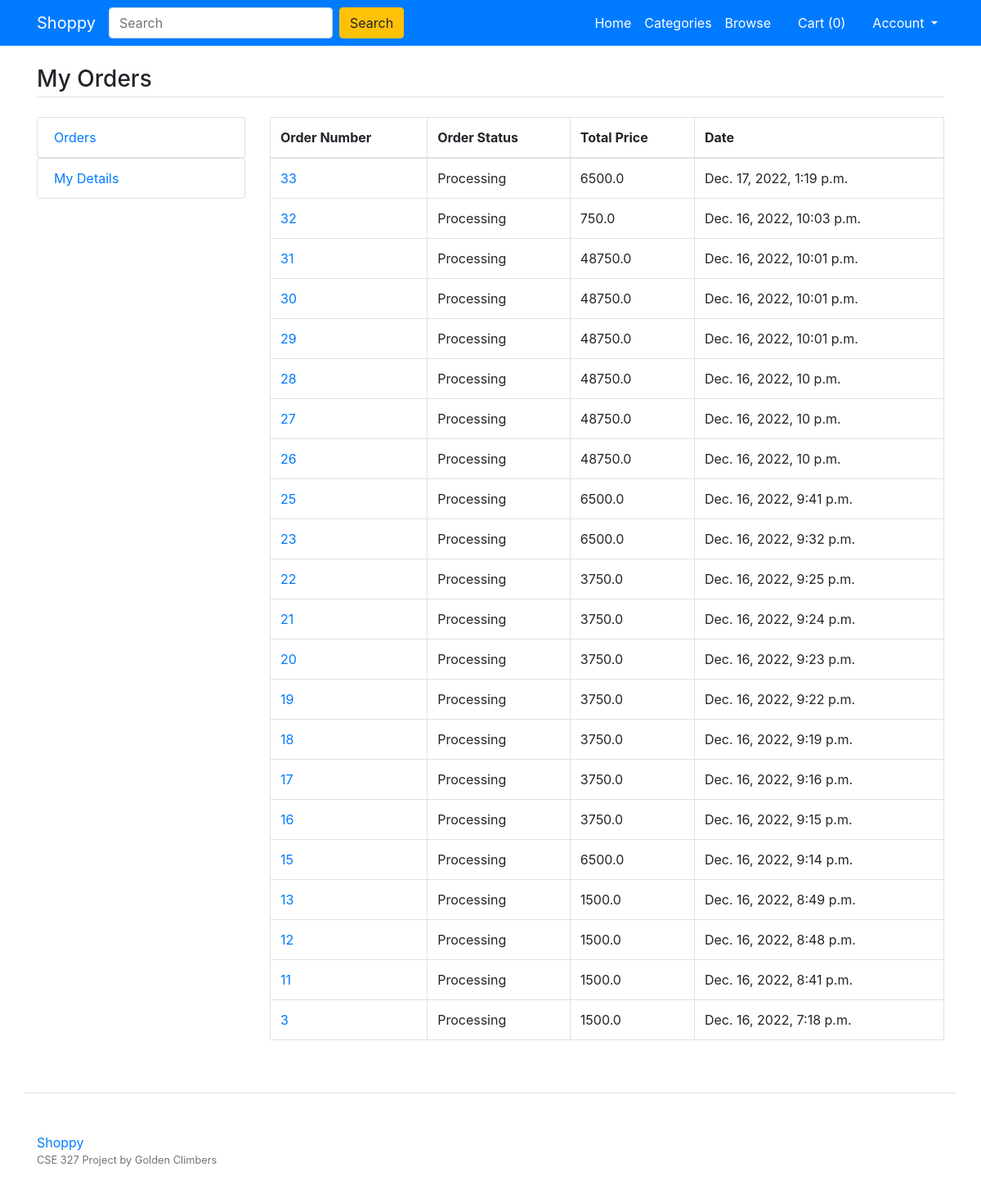
The page /orders (signed in) on the database its author committed.
### main/models.py (models this page shows)
class Order(models.Model):
  user=models.ForeignKey(User, on_delete=models.CASCADE)
  totalAmount=models.FloatField()
  orderStatus=models.CharField(max_length=100,choices=status_choice, default='Processing')
  orderDate=models.DateTimeField(auto_now_add=True)
  class Meta:
    verbose_name_plural='Orders'

### main/views.py (the view)
# urls.py: path('orders', views.orders, name='orders'),
def orders(request):
  orders=Order.objects.filter(user=request.user).order_by('-id')
  return render(request, 'orders.html', {'orders':orders})

### main/templates/orders.html
{% extends 'base.html' %}
{% load static %}
{% block content %}
<main class="container my-4">
	<h3 class="my-4 border-bottom pb-1">My Orders</h3>
	<div class="row">
		<div class="col-md-3">
			<div class="list-group">
				<a href="/orders" class="list-group-item">Orders</a>
			</div>
      {% if user.is_superuser %}
			{% else %}
			<div class="list-group">
				<a href="/userdetails" class="list-group-item">My Details</a>
			</div>
			{% endif %}
		</div>
		<div class="col-md-9">
      <div class="table-responsive">
        <table class="table-bordered table">
          <thead>
            <tr>
              <th>Order Number</th>
              <th>Order Status</th>
              <th>Total Price</th>
              <th>Date</th>
            </tr>
          </thead>
          <tbody>
            {% for order in orders %}
            <tr>
              <td><a href="/orderitems/{{order.id}}">{{order.id}}</a></td>
              <td>{{order.orderStatus}}</td>
              <td>{{order.totalAmount}}</td>
              <td>{{order.orderDate}}</td>
            </tr>
            {% endfor %}
          </tbody>
        </table>
      </div>
		</div>
	</div>
</main>
{% endblock %}

### main/templates/base.html (shortened to what this page needs)
{% load static %}
<!DOCTYPE html>
<html>
<head>
	<link rel="stylesheet" type="text/css" href="{% static 'fontawesome-free/css/all.min.css' %}" />
	<link rel="stylesheet" type="text/css" href="{% static 'bs4/bootstrap.min.css' %}" />
</head>
<body>
  <nav class="navbar navbar-expand-lg navbar-dark bg-primary">
		<div class="container">
		  <a class="navbar-brand" href="/homepage">Shoppy</a>
		  <div class="collapse navbar-collapse" id="navbarNav">
        <form class="form-inline my-2 my-lg-0" action="/search">
          <input name="q" class="form-control mr-sm-2" type="search" placeholder="Search" aria-label="Search">
          <button class="btn btn-warning my-2 my-sm-0" type="submit">Search</button>
        </form>
		    <ul class="navbar-nav ml-auto">
		      <li class="nav-item">
		        <a class="nav-link text-white" href="/homepage">Home</a>
		      </li>
          <li class="nav-item">
		        <a class="nav-link text-white" href="/categories">Categories</a>
		      </li>
		      <li class="nav-item">
		        <a class="nav-link text-white" href="/browse">Browse</a>
		      </li>
          {% if user.is_superuser %}
          {% else %}
		      <li class="nav-item">
		        <a class="nav-link text-white" href="/cart"><i class="fa fa-shopping-cart"></i> Cart (<span class="cart-icon">{{request.session.cartdata | length}}</span>)</a>
		      </li>
          {% endif %}
          <li class="nav-item dropdown">
            <a class="nav-link text-white dropdown-toggle" href="#" role="button" data-toggle="dropdown" aria-expanded="false">
              <i class="fa fa-user"></i> Account
            </a>
          </li>
		    </ul>
		  </div>
		</div>
	</nav>
  {% block content %}
  {% endblock %}
  <footer class="pt-4 my-md-5 pt-md-5 border-top container">
    <div class="row">
      <div class="col-12 col-md">
        <a href="/homepage">Shoppy</a>
        <small class="d-block mb-3 text-muted">CSE 327 Project by Golden Climbers</small>
      </div>
    </div>
  </footer>
</body>
</html>

### rows shown on the page
Order: id "33", orderStatus "Processing", totalAmount "6500.0", orderDate "Dec. 17, 2022, 1:19 p.m."
Order: id "32", orderStatus "Processing", totalAmount "750.0", orderDate "Dec. 16, 2022, 10:03 p.m."
Order: id "31", orderStatus "Processing", totalAmount "48750.0", orderDate "Dec. 16, 2022, 10:01 p.m."
Order: id "30", orderStatus "Processing", totalAmount "48750.0", orderDate "Dec. 16, 2022, 10:01 p.m."
Order: id "29", orderStatus "Processing", totalAmount "48750.0", orderDate "Dec. 16, 2022, 10:01 p.m."
Order: id "28", orderStatus "Processing", totalAmount "48750.0", orderDate "Dec. 16, 2022, 10 p.m."
Order: id "27", orderStatus "Processing", totalAmount "48750.0", orderDate "Dec. 16, 2022, 10 p.m."
Order: id "26", orderStatus "Processing", totalAmount "48750.0", orderDate "Dec. 16, 2022, 10 p.m."
Order: id "25", orderStatus "Processing", totalAmount "6500.0", orderDate "Dec. 16, 2022, 9:41 p.m."
Order: id "23", orderStatus "Processing", totalAmount "6500.0", orderDate "Dec. 16, 2022, 9:32 p.m."
Order: id "22", orderStatus "Processing", totalAmount "3750.0", orderDate "Dec. 16, 2022, 9:25 p.m."
Order: id "21", orderStatus "Processing", totalAmount "3750.0", orderDate "Dec. 16, 2022, 9:24 p.m."
Order: id "20", orderStatus "Processing", totalAmount "3750.0", orderDate "Dec. 16, 2022, 9:23 p.m."
Order: id "19", orderStatus "Processing", totalAmount "3750.0", orderDate "Dec. 16, 2022, 9:22 p.m."
Order: id "18", orderStatus "Processing", totalAmount "3750.0", orderDate "Dec. 16, 2022, 9:19 p.m."
Order: id "17", orderStatus "Processing", totalAmount "3750.0", orderDate "Dec. 16, 2022, 9:16 p.m."
Order: id "16", orderStatus "Processing", totalAmount "3750.0", orderDate "Dec. 16, 2022, 9:15 p.m."
Order: id "15", orderStatus "Processing", totalAmount "6500.0", orderDate "Dec. 16, 2022, 9:14 p.m."
Order: id "13", orderStatus "Processing", totalAmount "1500.0", orderDate "Dec. 16, 2022, 8:49 p.m."
Order: id "12", orderStatus "Processing", totalAmount "1500.0", orderDate "Dec. 16, 2022, 8:48 p.m."
Order: id "11", orderStatus "Processing", totalAmount "1500.0", orderDate "Dec. 16, 2022, 8:41 p.m."
Order: id "3", orderStatus "Processing", totalAmount "1500.0", orderDate "Dec. 16, 2022, 7:18 p.m."

### other values the page prints
{{ request.session.cartdata | length }} "0"
